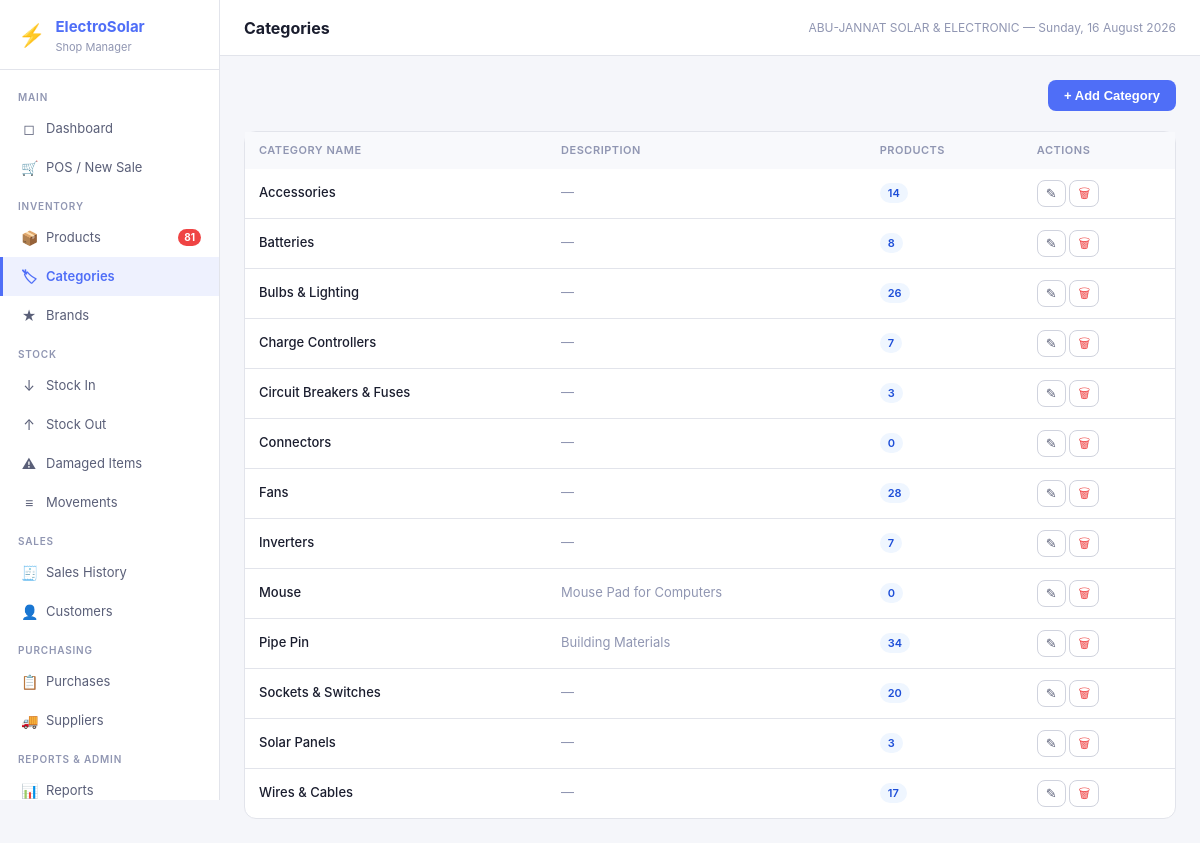
Page /categories (signed in) on the committed database.
### tables this page shows
CREATE TABLE settings (
            key TEXT PRIMARY KEY,
            value TEXT
        );

CREATE TABLE categories (
            id INTEGER PRIMARY KEY AUTOINCREMENT,
            name TEXT UNIQUE NOT NULL,
            description TEXT,
            created_at TEXT NOT NULL DEFAULT (datetime('now'))
        );

### app.py (the view)
@app.route('/categories')
@login_required
def categories():
    items = query("""SELECT c.*, (SELECT COUNT(*) FROM products WHERE category_id=c.id AND is_active=1) pc
        FROM categories c ORDER BY name""")
    return render_template('categories.html', categories=items)

### app.py (called while the page is built)
def get_db():
    if 'db' not in g:
        g.db = sqlite3.connect(DB_PATH)
        g.db.row_factory = sqlite3.Row
        g.db.execute("PRAGMA foreign_keys = ON")
        g.db.execute("PRAGMA journal_mode = WAL")
    return g.db

def query(sql, args=(), one=False):
    cur = get_db().execute(sql, args)
    rv = cur.fetchall()
    return (rv[0] if rv else None) if one else rv

def login_required(f):
    @wraps(f)
    def decorated(*args, **kwargs):
        if 'user_id' not in session:
            return redirect(url_for('login'))
        return f(*args, **kwargs)
    return decorated

def current_user():
    return {'id': session.get('user_id'), 'username': session.get('username'),
            'full_name': session.get('full_name'), 'role': session.get('role')}

def get_settings():
    rows = query("SELECT key, value FROM settings")
    return {r['key']: r['value'] for r in rows}

@app.context_processor
def inject_globals():
    s = get_settings() if 'user_id' in session else {}
    low_stock = 0
    if 'user_id' in session:
        r = query("SELECT COUNT(*) as c FROM products WHERE is_active=1 AND quantity <= reorder_level", one=True)
        low_stock = r['c'] if r else 0
    return dict(settings=s, current_user=current_user(), low_stock_count=low_stock,
                now=datetime.now())

### templates/categories.html (shortened to what this page needs)
{% extends 'base.html' %}{% block title %}Categories{% endblock %}{% block page_title %}Categories{% endblock %}
{% block content %}
<div class="page-header"><div></div>
  {% if current_user.role=='admin' %}<button class="btn btn-primary" onclick="openModal('catModal')">+ Add Category</button>{% endif %}
</div>
<div class="card"><div class="table-wrap">
<table><thead><tr><th>Category Name</th><th>Description</th><th>Products</th>{% if current_user.role=='admin' %}<th>Actions</th>{% endif %}</tr></thead>
<tbody>{% for c in categories %}<tr>
  <td style="font-weight:500;">{{ c.name }}</td><td class="text-muted">{{ c.description or '—' }}</td>
  <td><span class="badge badge-info">{{ c.pc }}</span></td>
  {% if current_user.role=='admin' %}<td>
    <button class="btn-icon"
        onclick="editCat('{{ c.id }}', '{{ c.name|e }}', '{{ (c.description or '')|e }}')">
  ✎
</button>    <form method="POST" action="{{ url_for('categories_delete',cid=c.id) }}" style="display:inline" onsubmit="return confirm('Delete this category?')">
      <button type="submit" class="btn-icon" style="color:var(--danger)">🗑</button>
    </form>
  </td>{% endif %}
</tr>{% endfor %}</tbody></table></div></div>
{% endblock %}

### templates/base.html (shortened to what this page needs)
<!DOCTYPE html>
<html lang="en">
<head>
<link rel="stylesheet" href="{{ url_for('static', filename='css/style.css') }}">
</head>
<body>
<div class="app-shell">
  <aside class="sidebar">
    <div class="sidebar-logo">
      <div class="logo-icon">⚡</div>
      <div>
        <h1>ElectroSolar</h1>
        <p>Shop Manager</p>
      </div>
    </div>
    <nav class="sidebar-nav">
      <div class="nav-section">Main</div>
      <a href="{{ url_for('dashboard') }}" class="nav-item {% if request.endpoint=='dashboard' %}active{% endif %}">
        <span class="nav-icon">◻</span> Dashboard
      </a>
      <a href="{{ url_for('pos') }}" class="nav-item {% if request.endpoint=='pos' %}active{% endif %}">
        <span class="nav-icon">🛒</span> POS / New Sale
      </a>
      <div class="nav-section">Inventory</div>
      <a href="{{ url_for('products') }}" class="nav-item {% if request.endpoint=='products' %}active{% endif %}">
        <span class="nav-icon">📦</span> Products
        {% if low_stock_count > 0 %}<span class="nav-badge">{{ low_stock_count }}</span>{% endif %}
      </a>
      <a href="{{ url_for('categories') }}" class="nav-item {% if request.endpoint=='categories' %}active{% endif %}">
        <span class="nav-icon">🏷</span> Categories
      </a>
      <a href="{{ url_for('brands') }}" class="nav-item {% if request.endpoint=='brands' %}active{% endif %}">
        <span class="nav-icon">★</span> Brands
      </a>
      <div class="nav-section">Stock</div>
      <a href="{{ url_for('stock_in') }}" class="nav-item {% if request.endpoint=='stock_in' %}active{% endif %}">
        <span class="nav-icon">↓</span> Stock In
      </a>
      <a href="{{ url_for('stock_out') }}" class="nav-item {% if request.endpoint=='stock_out' %}active{% endif %}">
        <span class="nav-icon">↑</span> Stock Out
      </a>
      <a href="{{ url_for('stock_damaged') }}" class="nav-item {% if request.endpoint=='stock_damaged' %}active{% endif %}">
        <span class="nav-icon">⚠</span> Damaged Items
      </a>
      <a href="{{ url_for('stock_movements') }}" class="nav-item {% if request.endpoint=='stock_movements' %}active{% endif %}">
        <span class="nav-icon">≡</span> Movements
      </a>
      <div class="nav-section">Sales</div>
      <a href="{{ url_for('sales') }}" class="nav-item {% if request.endpoint in ['sales','sale_detail'] %}active{% endif %}">
        <span class="nav-icon">🧾</span> Sales History
      </a>
      <a href="{{ url_for('customers') }}" class="nav-item {% if request.endpoint in ['customers','customer_history'] %}active{% endif %}">
        <span class="nav-icon">👤</span> Customers
      </a>
      <div class="nav-section">Purchasing</div>
      <a href="{{ url_for('purchases') }}" class="nav-item {% if request.endpoint in ['purchases','purchase_detail'] %}active{% endif %}">
        <span class="nav-icon">📋</span> Purchases
      </a>
      <a href="{{ url_for('suppliers') }}" class="nav-item {% if request.endpoint=='suppliers' %}active{% endif %}">
        <span class="nav-icon">🚚</span> Suppliers
      </a>
      <div class="nav-section">Reports & Admin</div>
      <a href="{{ url_for('reports') }}" class="nav-item {% if request.endpoint=='reports' %}active{% endif %}">
        <span class="nav-icon">📊</span> Reports
      </a>
    </nav>
  </aside>
  <div class="main-area">
    <header class="topbar">
      <h2>{% block page_title %}{% endblock %}</h2>
      <span class="topbar-meta">{{ settings.get('shop_name','ElectroSolar') }} — {{ now.strftime('%A, %d %B %Y') }}</span>
    </header>
    <main class="page-content">
      {% block content %}{% endblock %}
    </main>
  </div>
</div>
</body>
</html>

### static/css/style.css (style rules this page uses)
*, *::before, *::after { box-sizing: border-box; margin: 0; padding: 0; }
:root { --bg: #f5f6fa; --surface: #ffffff; --surface2: #f8f9fc; --border: #e2e4eb; --border2: #d0d3de; --text: #1a1d2e; --text2: #5a5f78; --text3: #9096b2; --accent: #4f6ef7; --accent-hover: #3b58e8; --accent-light: #eef1fe; --success: #22c55e; --success-bg: #f0fdf4; --success-text: #16a34a; --warning: #f59e0b; --warning-bg: #fffbeb; --warning-text: #b45309; --danger: #ef4444; --danger-bg: #fef2f2; --danger-text: #dc2626; --info: #3b82f6; --info-bg: #eff6ff; --info-text: #1d4ed8; --sidebar-w: 220px; --radius: 8px; --radius-lg: 12px; --shadow: 0 1px 3px rgba(0,0,0,0.08); --shadow-md: 0 4px 16px rgba(0,0,0,0.12); }
body { font-family: -apple-system, BlinkMacSystemFont, 'Segoe UI', 'Inter', sans-serif; font-size: 14px; color: var(--text); background: var(--bg); line-height: 1.5; -webkit-font-smoothing: antialiased; }
a { color: var(--accent); text-decoration: none; }
.app-shell { display: flex; min-height: 100vh; }
.sidebar { width: var(--sidebar-w); min-width: var(--sidebar-w); background: var(--surface); border-right: 1px solid var(--border); display: flex; flex-direction: column; position: sticky; top: 0; height: 100vh; overflow-y: auto; }
.sidebar-logo { padding: 16px 18px 14px; border-bottom: 1px solid var(--border); display: flex; align-items: center; gap: 10px; }
.logo-icon { font-size: 22px; }
.sidebar-logo h1 { font-size: 15px; font-weight: 700; color: var(--accent); }
.sidebar-logo p { font-size: 11px; color: var(--text3); }
.sidebar-nav { flex: 1; padding: 8px 0; }
.nav-section { padding: 12px 18px 4px; font-size: 10px; font-weight: 600; color: var(--text3); text-transform: uppercase; letter-spacing: 0.8px; }
.nav-item { display: flex; align-items: center; gap: 9px; padding: 9px 18px; font-size: 13px; color: var(--text2); text-decoration: none; border-left: 3px solid transparent; transition: all 0.12s; }
.nav-item.active { background: var(--accent-light); color: var(--accent); font-weight: 600; border-left-color: var(--accent); }
.nav-icon { font-size: 14px; width: 16px; text-align: center; flex-shrink: 0; }
.nav-badge { margin-left: auto; background: var(--danger); color: white; border-radius: 99px; font-size: 10px; font-weight: 700; padding: 1px 6px; }
.main-area { flex: 1; display: flex; flex-direction: column; min-width: 0; }
.topbar { padding: 0 24px; height: 56px; display: flex; align-items: center; justify-content: space-between; background: var(--surface); border-bottom: 1px solid var(--border); position: sticky; top: 0; z-index: 10; }
.topbar h2 { font-size: 16px; font-weight: 700; }
.topbar-meta { font-size: 12px; color: var(--text3); }
.page-content { flex: 1; padding: 24px; }
.card { background: var(--surface); border: 1px solid var(--border); border-radius: var(--radius-lg); }
.table-wrap { overflow-x: auto; }
table { width: 100%; border-collapse: collapse; font-size: 13px; }
thead { background: var(--surface2); }
th { padding: 10px 14px; text-align: left; font-size: 11px; font-weight: 600; color: var(--text3); text-transform: uppercase; letter-spacing: 0.5px; white-space: nowrap; }
td { padding: 11px 14px; border-bottom: 1px solid var(--border); vertical-align: middle; }
tr:last-child td { border-bottom: none; }
.btn { display: inline-flex; align-items: center; gap: 6px; padding: 8px 16px; font-size: 13px; font-weight: 600; border-radius: var(--radius); cursor: pointer; border: none; transition: all 0.12s; white-space: nowrap; text-decoration: none; }
.btn-primary { background: var(--accent); color: white; }
.btn-icon { padding: 6px 8px; border-radius: var(--radius); background: none; border: 1px solid var(--border2); cursor: pointer; display: inline-flex; align-items: center; color: var(--text2); font-size: 13px; line-height: 1; text-decoration: none; }
.badge { display: inline-flex; align-items: center; padding: 2px 8px; border-radius: 99px; font-size: 11px; font-weight: 600; }
.badge-info { background: var(--info-bg); color: var(--info-text); }
.page-header { display: flex; align-items: center; justify-content: space-between; margin-bottom: 20px; }
.text-muted { color: var(--text3); }

### rows in the picture
settings: get "ABU-JANNAT SOLAR & ELECTRONIC"
categories: name "Accessories", description "—", pc "14"
categories: name "Batteries", description "—", pc "8"
categories: name "Bulbs & Lighting", description "—", pc "26"
categories: name "Charge Controllers", description "—", pc "7"
categories: name "Circuit Breakers & Fuses", description "—", pc "3"
categories: name "Connectors", description "—", pc "0"
categories: name "Fans", description "—", pc "28"
categories: name "Inverters", description "—", pc "7"
categories: name "Mouse", description "Mouse Pad for Computers", pc "0"
categories: name "Pipe Pin", description "Building Materials", pc "34"
categories: name "Sockets & Switches", description "—", pc "20"
categories: name "Solar Panels", description "—", pc "3"
categories: name "Wires & Cables", description "—", pc "17"

### other values in the picture
{{ low_stock_count }} "81"
